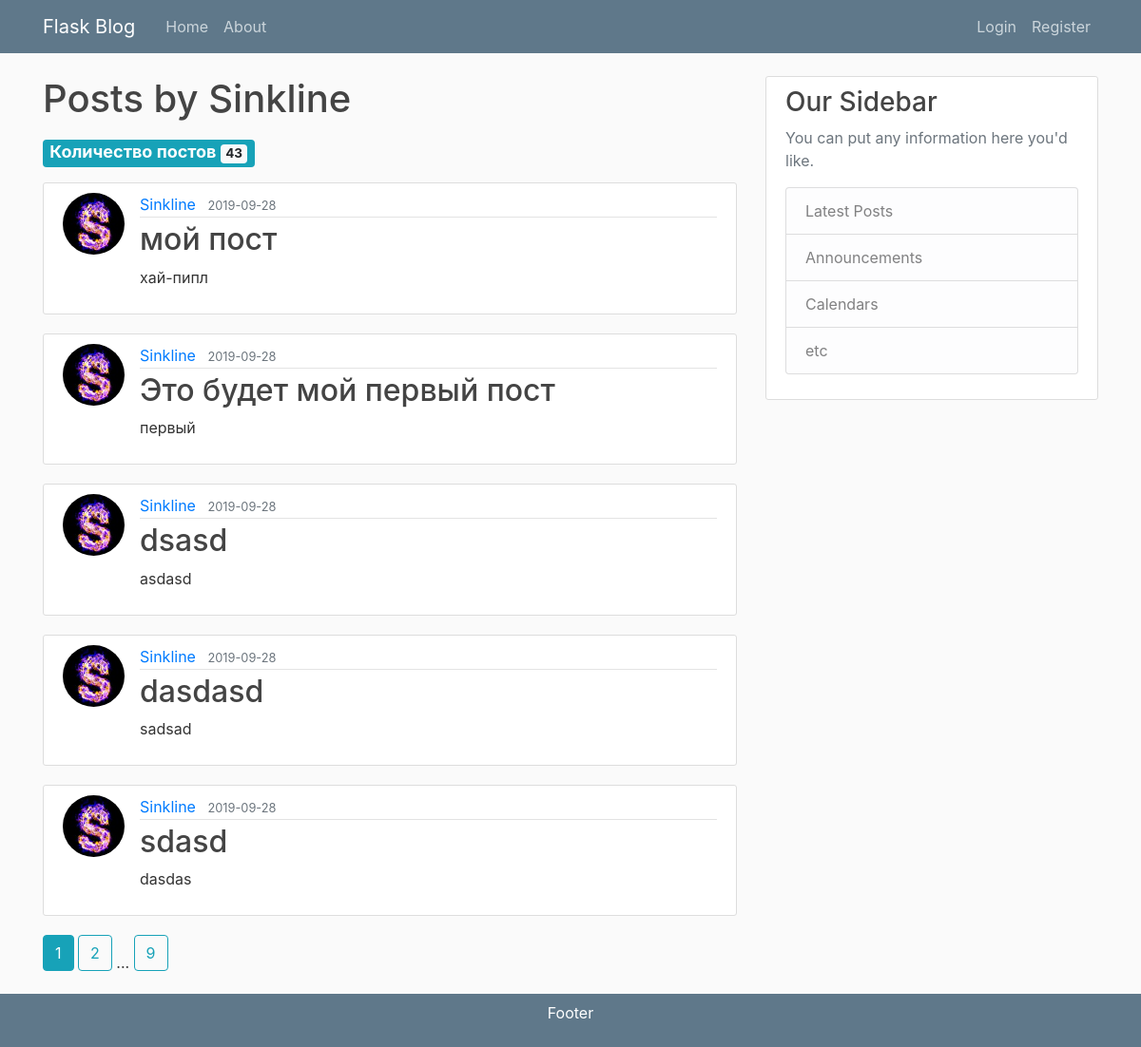
The page /user/Sinkline on the database its author committed.
### flaskblog/models.py (models this page shows, shortened)
class User(db.Model, UserMixin):
    id = db.Column(db.Integer, primary_key=True)
    username = db.Column(db.String(20), unique=True, nullable=False)
    email = db.Column(db.String(120), unique=True, nullable=False)
    image_file = db.Column(db.String(20), nullable=False, default='default.jpg')
    password = db.Column(db.String(60), nullable=False)
    posts = db.relationship('Post', backref='author', lazy=True)

class Post(db.Model):
    id = db.Column(db.Integer, primary_key=True)
    title = db.Column(db.String(100), nullable=False)
    date_posted = db.Column(db.DateTime, nullable=False, default=datetime.utcnow)
    content = db.Column(db.Text, nullable=False)
    user_id = db.Column(db.Integer, db.ForeignKey('user.id'), nullable=False)

### flaskblog/users/routes.py (the view)
@users.route("/user/<string:username>")
def user_posts(username):
    page = request.args.get('page', 1, type=int)
    user = User.query.filter_by(username=username).first_or_404()
    posts = Post.query.filter_by(author=user)\
        .order_by(Post.date_posted.desc())\
        .paginate(page=page, per_page=5)
    return render_template('user_posts.html', posts=posts, user=user)

### flaskblog/templates/user_posts.html
{% extends "layout.html" %}
{% block content %}
    <h1 class="mb-3">Posts by {{ user.username }} </h1>
      <h4>
        <label class="badge badge-info">
          Количество постов <span class="badge badge-light">{{ posts.total }}</span>
        </label>
      </h4>
    {% for post in posts.items %}
        <article class="media content-section">
          <img class="rounded-circle article-img" src="{{ url_for('static', filename='profile_pics/' + post.author.image_file) }}">
          <div class="media-body">
            <div class="article-metadata">
              <a class="mr-2" href="{{ url_for('users.user_posts', username=post.author.username) }}">{{ post.author.username }}</a>
              <small class="text-muted">{{ post.date_posted.strftime('%Y-%m-%d') }}</small>
            </div>
            <h2><a class="article-title" href="{{ url_for('posts.post', post_id=post.id) }}">{{ post.title }}</a></h2>
            <p class="article-content">{{ post.content }}</p>
          </div>
        </article>
    {% endfor %}
    {% for page_num in posts.iter_pages(left_edge=1, right_edge=1, left_current=1, right_current=2) %}
      {% if page_num %}
        {% if posts.page == page_num %}
          <a class="btn btn-info mb-4" href="{{ url_for('users.user_posts', username=user.username, page=page_num) }}">{{ page_num }}</a>
        {% else %}
          <a class="btn btn-outline-info mb-4" href="{{ url_for('users.user_posts', username=user.username, page=page_num) }}">{{ page_num }}</a>
        {% endif %}
      {% else %}
        ...
      {% endif %}
    {% endfor %}
{% endblock content %}

### flaskblog/static/main.css (style rules this page uses)
body { background: #fafafa; color: #333333; margin-top: 5rem; }
h1, h2, h3, h4, h5, h6 { color: #444444; }
.content-section { background: #ffffff; padding: 10px 20px; border: 1px solid #dddddd; border-radius: 3px; margin-bottom: 20px; }
.article-title { color: #444444; }
.article-content { white-space: pre-line; }
.article-img { height: 65px; width: 65px; margin-right: 16px; }
.article-metadata { padding-bottom: 1px; margin-bottom: 4px; border-bottom: 1px solid #e3e3e3 }

### rows shown on the page
User: username "Sinkline"
Post: image_file (picture), author.username "Sinkline", date_posted "2019-09-28", title "мой пост", content "хай-пипл"
Post: image_file (picture), author.username "Sinkline", date_posted "2019-09-28", title "Это будет мой первый пост", content "первый"
Post: image_file (picture), author.username "Sinkline", date_posted "2019-09-28", title "dsasd", content "asdasd"
Post: image_file (picture), author.username "Sinkline", date_posted "2019-09-28", title "dasdasd", content "sadsad"
Post: image_file (picture), author.username "Sinkline", date_posted "2019-09-28", title "sdasd", content "dasdas"

### other values the page prints
{{ posts.total }} "43"
{{ page_num }} "1"
{{ page_num }} "2" "9"
